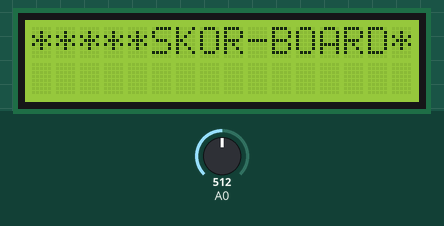
The sketch below on a simulated Arduino Uno, built with avr-gcc and run on an emulated ATmega328P. Parts: 16×2 character LCD. Inputs (shaded band) come from the test bench; at power-on: A0 = 512.

Above: at 0.1 s.
At 0.6 s:
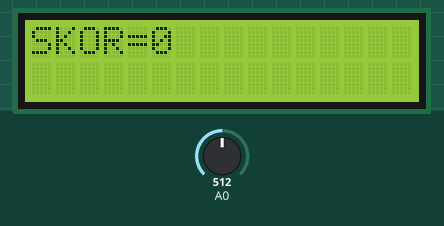

The sketch:

SKORBOARDARTIPAZALMA.ino
```cpp
//Skor board skor artıyo
#include<LiquidCrystal.h>
LiquidCrystal lcd(8,9,4,5,6,7);

int okunan = 0;
int tus = 0;
int skor = 0;


#define sag 0
#define ust 1
#define alt 2
#define sol 3
#define secim 4
#define yok 5

int tus_oku()
{
  okunan=analogRead(0);
  if(okunan > 1000) return yok;
  if(okunan < 50) return sag;
  if(okunan < 195) return ust;
  if(okunan < 380) return alt;
  if(okunan < 555) return sol;
  if(okunan < 790) return secim;
  return yok;
}
void setup()
{
  lcd.begin(16,2);
  lcd.setCursor(0,0);
  lcd.print("*****SKOR-BOARD**");
  delay(500);
  lcd.clear();


}

void loop()
{
  lcd.setCursor(0,0);
  lcd.print("SKOR=");
  lcd.print(skor);
  lcd.print(" ");

  tus=tus_oku();
  if(tus==ust)
  {
    skor++;
    delay(100);
    while(tus_oku()!=yok){}
  }

  tus=tus_oku();
  if(tus==alt and skor>0)//skor 0 dan büyük çünkü eksi olmasın diye
  {
    skor--;
    delay(100);
    while(tus_oku()!=yok){}
  }
  //bu şekilde yazılır
  //if(tus_oku()==ust))
  //{
  //  skor++;
  //  delay(200);//elimizi çekene kadar sorun çıkmasın diye var
 // }


}
```
